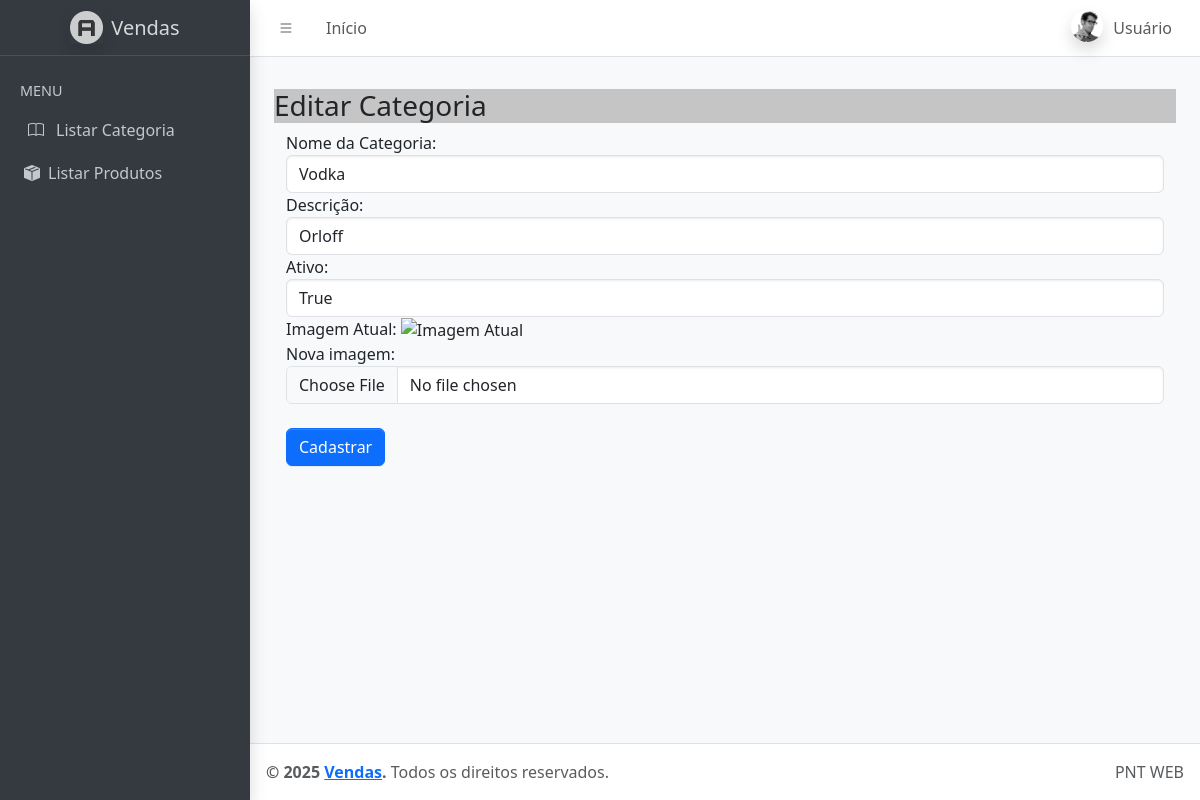
The page /editarcategoria/1 on the database its author committed.
### tables this page shows
CREATE TABLE categoria(
   id integer primary key autoincrement,
   nome varchar(50) not null,
   descricao text, 
   ativo boolean,
   imagem blob,
   img varchar(100)
);

### app.py (the view, shortened to what this page needs)
@app.route("/editarcategoria/<int:id>", methods=['GET','POST'])
def editarCategoria(id):
    conn = conexao()
    categoria = conn.execute('select * from categoria where id=?', (id,)).fetchone()
    return render_template('admin/editar_categoria.html',
                            categoria=categoria )

### app.py (called while the page is built)
def conexao():
    conn = sqlite3.connect("database.db")
    conn.row_factory = sqlite3.Row
    return conn

### templates/admin/editar_categoria.html (shortened to what this page needs)
{% extends 'admin/base_admin.html' %}
{% block content %}
<h3 style="background-color: rgb(198, 197, 197);">
    Editar Categoria</h3>
<div class="container">
    <form method="POST" enctype="multipart/form-data">
        <div class="form-group">
            <label for="nome_categoria">Nome da Categoria:</label>
            <input type="text" class="form-control" id="nome_categoria" value="{{categoria.nome}}" name="nome_categoria"
                required>
        </div>
        <div class="form-group">
            <label for="descricao">Descrição:</label>
            <input type="text" class="form-control" id="descricao" value="{{categoria.descricao}}" name="descricao"
                required>
        </div>
        <div class=" form-group">
            <label for="ativo">Ativo:</label>
            <input type="text" class="form-control" id="ativo" name="ativo" value="{{categoria.ativo}}">
        </div>
        <div class="form-group">
            <label for="imagem_atual">Imagem Atual:</label>
            <img alt="Imagem Atual" style="width: 200px;">
        </div>
        <div class="form-group">
            <label for="imagem">Nova imagem:</label>
            <input type="file" class="form-control" id="imagem" name="imagem">
        </div>
        <br>
        <button type="submit" class="btn btn-primary mb-2">Cadastrar</button>
    </form>
</div>
{% endblock %}

### rows shown on the page
categoria: nome_categoria "Vodka", descricao "Orloff", ativo "True"
